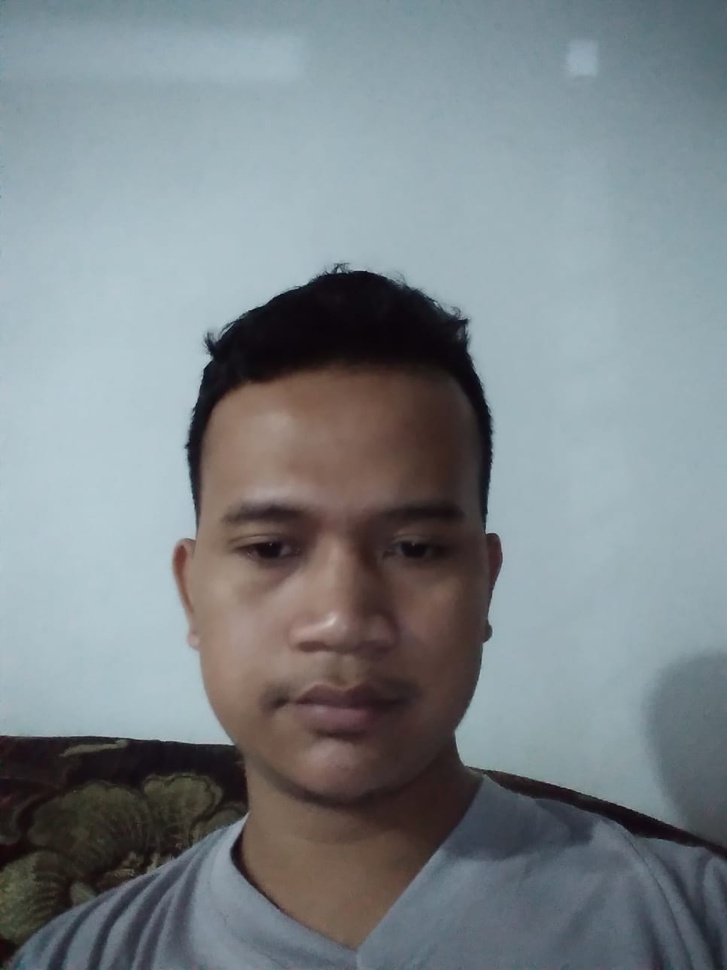
#> input picture recognition_python/data/data_1/photo_1.jpg, 727 x 970 px, shrunk from 966 x 1288 before the run, found by its file name
$ jupyter execute test_segmentasi.ipynb
#> lines starting #> are read from the running program, lines starting #| are printed output that depends on the picture; after the words box and inside, x2 and y2 are one past the last pixel; in counts of white or black regions, pixels touching at a corner belong together; long printed decimals are rounded
[cell 1]
import cv2
import matplotlib.pyplot as plt

def load_image(file_path):
#> called with file_path = 'data/data_1/photo_1.jpg'
    return cv2.imread(file_path)
#> returned value is the input picture: shape (970, 727, 3); mean B, G, R 136.8, 132.6, 124.4

def extract_face(image):
    # Load the pre-trained Haar Cascade face detector
    face_cascade = cv2.CascadeClassifier(cv2.data.haarcascades + 'haarcascade_frontalface_default.xml')

    # Convert the image to grayscale
    gray = cv2.cvtColor(image, cv2.COLOR_BGR2GRAY)

    # Detect faces in the image
    faces = face_cascade.detectMultiScale(gray, scaleFactor=1.1, minNeighbors=5, minSize=(30, 30))
#> faces = [[159, 404, 369, 369]]

    if len(faces) > 0:
        # Assume the largest face in the image is the face of interest
        largest_face = max(faces, key=lambda rect: rect[2] * rect[3])
#> largest_face = [159, 404, 369, 369]
        x, y, w, h = largest_face
#> x = 159; y = 404; w = 369; h = 369
        face = image[y:y+h, x:x+w]
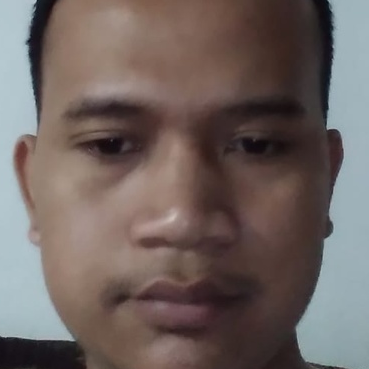
#> face: shape (369, 369, 3); mean B, G, R 96.3, 99.7, 111.5
        return face
    else:
        return None

# Example usage
image_path = "data/data_1/photo_1.jpg"
image = load_image(image_path)
cropped_face = extract_face(image)

if cropped_face is not None:
    plt.imshow(cv2.cvtColor(cropped_face, cv2.COLOR_BGR2RGB))
    plt.axis('off')
    plt.title('Face')
    plt.show()
else:
    print("No face found in the image.")

[cell 2]
from PIL import Image
import numpy as np
import matplotlib.pyplot as plt
from skimage.color import rgb2lab

def load_image(image_path):
#> called with image_path = 'data/data_1/photo_1.jpg'
    img = Image.open(image_path)
    return np.array(img)

def segment_green(image):
    lab_image = rgb2lab(image)
#> lab_image: shape (970, 727, 3) float64; mean of channels 0, 1, 2 54, -1.5, -2.9
    # Saluran A berada di indeks 1
    channel_a = lab_image[:, :, 1]
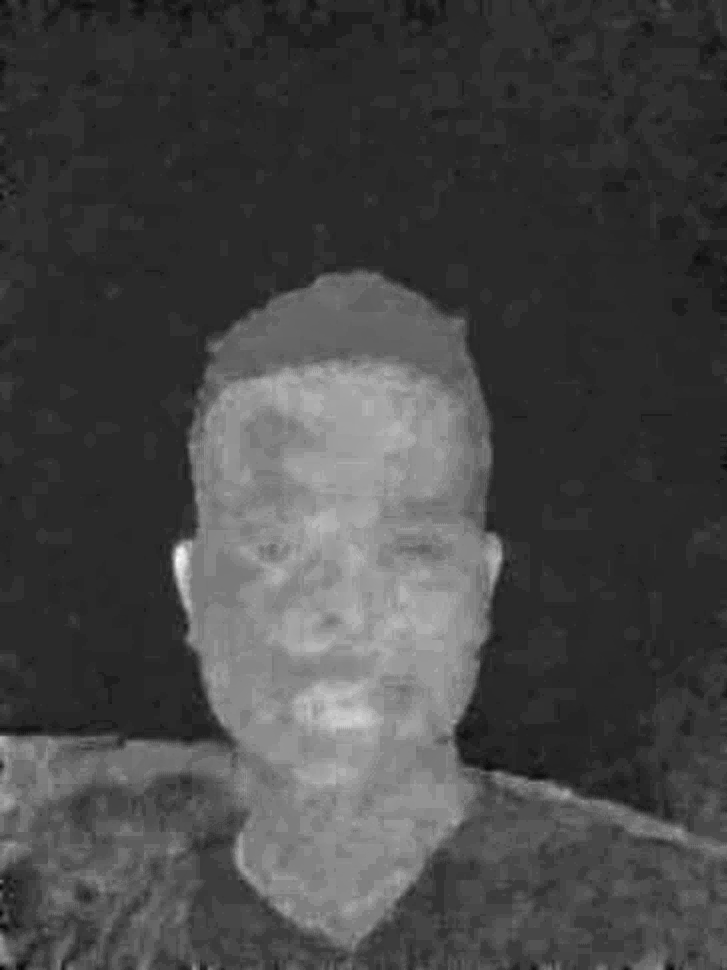
#> channel_a: shape (970, 727) float64; min -10.25, max 21.02, mean -1.5; drawn with min black and max white

    return channel_a

# Main function
def main():
    image_path = 'data/data_1/photo_1.jpg'  # Path to the input image
    image = load_image(image_path)

    # Get channel A values
    channel_a = segment_green(image)

    # Display the original and segmented images
    plt.figure(figsize=(12, 6))
    plt.subplot(1, 2, 1)
    plt.title('Original Image')
    plt.imshow(image)
    plt.axis('off')
    plt.subplot(1, 2, 2)
    plt.title('Channel A')
    plt.imshow(channel_a, cmap='gray')
    plt.axis('off')
    plt.show()
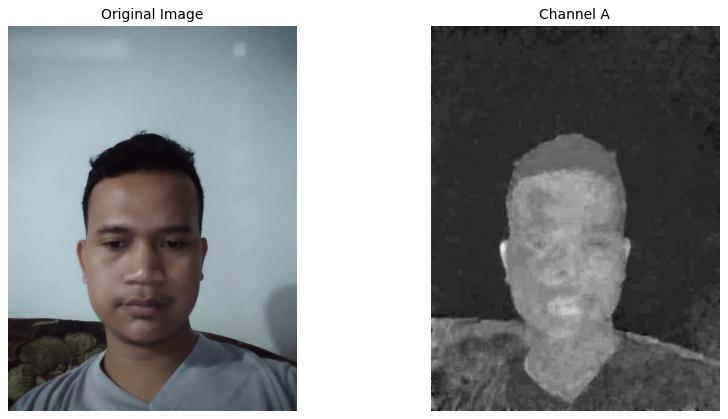
#> figure drawn by matplotlib, 2 panels

main()

[cell 3]
from PIL import Image
import numpy as np

def load_image(image_path):
#> called with image_path = 'data/data_1/photo_1.jpg'
    img = Image.open(image_path)
    img = img.convert('LAB')  # Convert the image to LAB color space
#> img: PIL image 727x970 LAB; mean of channels 0, 1, 2 137.6, 177.9, 191
    return np.array(img)

def segment_image(image_path, threshold=10):
    image_lab = load_image(image_path)
    a_channel = image_lab[:, :, 1]  # Extract the A channel
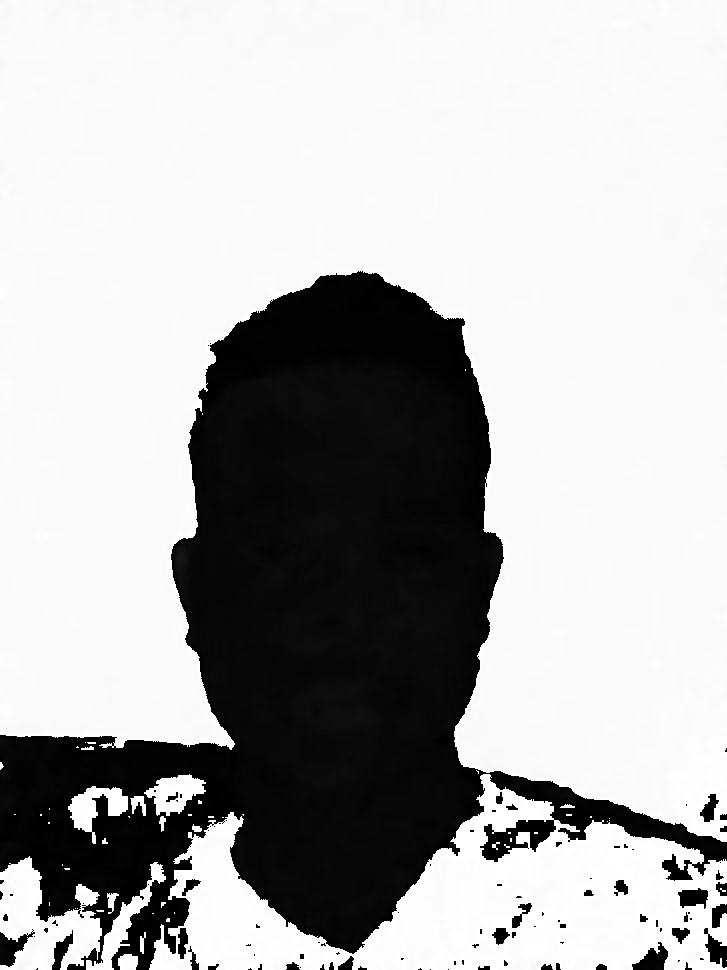
#> a_channel: shape (970, 727); min 0, max 255, mean 177.9

    # Thresholding
    segmented_image = np.where(a_channel > threshold, 255, 0).astype(np.uint8)
#> segmented_image: shape (970, 727); 70.3% white; 103 black regions (63 under 20 px), largest, box (x1, y1, x2, y2) and area: (0, 271, 727, 970) 204069, (0, 929, 35, 967) 594, (632, 942, 668, 970) 544

    return segmented_image

# Main function
def main():
    image_path = 'data/data_1/photo_1.jpg'  # Path to the input image
    threshold = 128  # Threshold value for segmentation
    segmented_image = segment_image(image_path, threshold)

    # Display or save segmented image
    segmented_image = Image.fromarray(segmented_image)
    segmented_image.show()
    # segmented_image.save('segmented_image.jpg')  # Uncomment this line to save the segmented image

main()

[cell 4]
from PIL import Image
import numpy as np
import cv2

def load_image(image_path):
    img = Image.open(image_path)
    img = img.convert('LAB')  # Convert the image to LAB color space
    return np.array(img)

def calculate_mean_std_lab(image):
    image = segment_green(image)
#> in segment_green, `mask = cv2.inRange(c2, low, up)`: mask: shape (970, 727); every value is 0
    # Split the LAB image into channels
    l_channel = image[:,:,0]
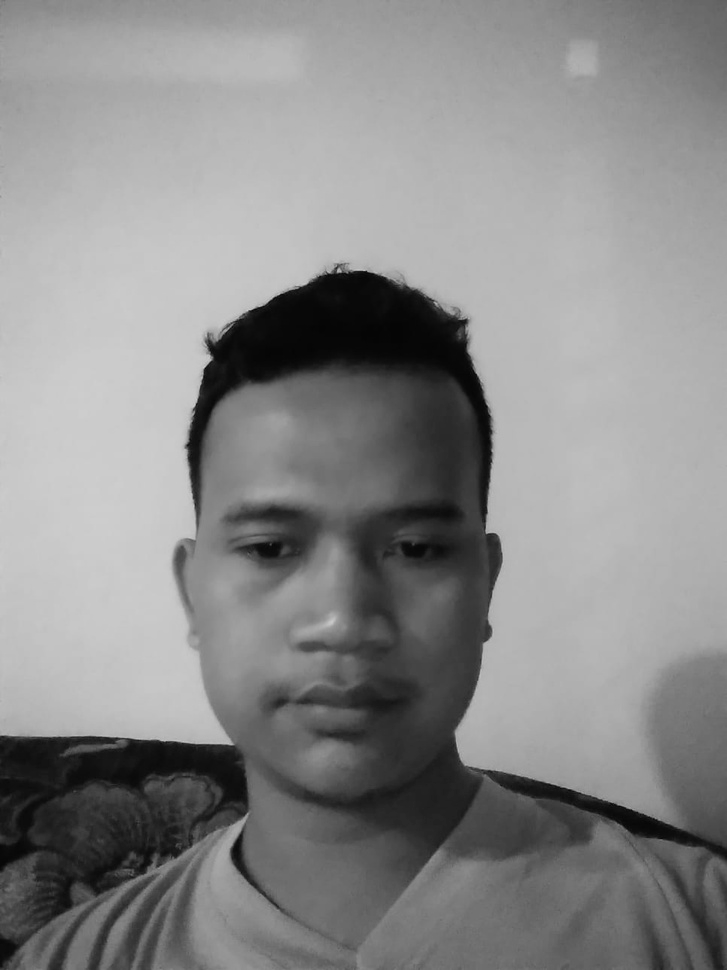
#> l_channel: shape (970, 727); min 5, max 206, mean 137.6
    a_channel = image[:,:,1]
    b_channel = image[:,:,2]
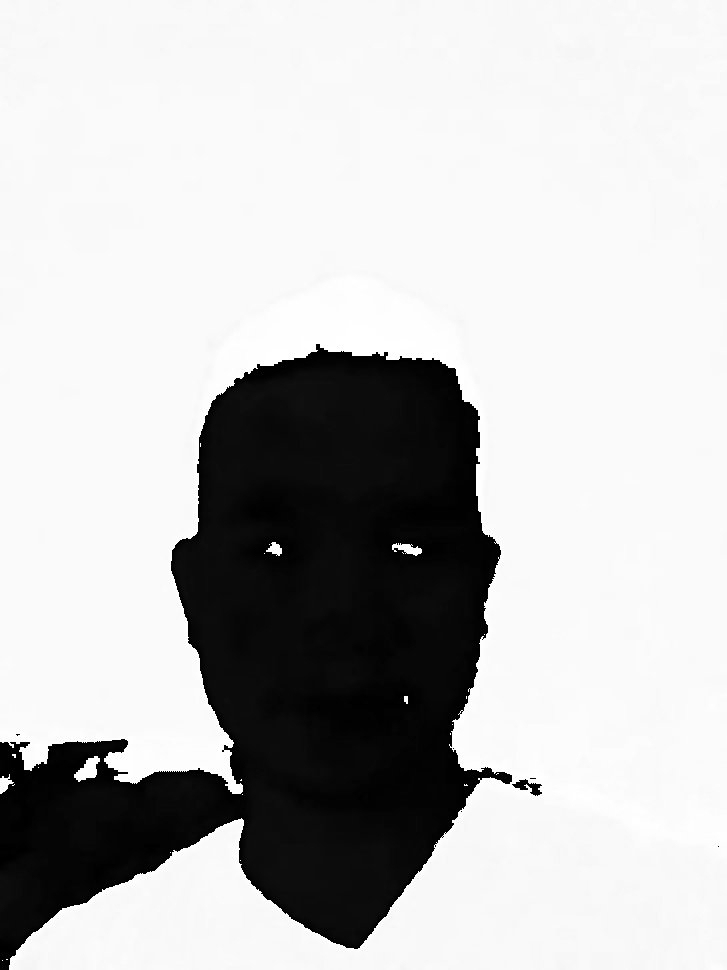
#> b_channel: shape (970, 727); min 0, max 255, mean 191

    # Calculate mean and std for each channel
    mean_l = np.mean(l_channel)
#> mean_l = 137.6
    mean_a = np.mean(a_channel)
#> mean_a = 177.9
    mean_b = np.mean(b_channel)
#> mean_b = 191

    std_l = np.std(l_channel)
#> std_l = 56.55
    std_a = np.std(a_channel)
#> std_a = 111.9
    std_b = np.std(b_channel)
#> std_b = 104.1

    return mean_l, mean_a, mean_b, std_l, std_a, std_b

def segment_green(image):
    lab_image = image
    c2 = lab_image[:, :, 1]
    low = np.array([30])
    up = np.array([126])
    mask = cv2.inRange(c2, low, up)
    img = image
    img[mask>0] = (255, 255, 255)

    return img

# Main function
def main():
    image_path = 'data/data_1/photo_1.jpg'  # Path to the input image
    image = load_image(image_path)

    mean_l, mean_a, mean_b, std_l, std_a, std_b = calculate_mean_std_lab(image)
#> mean_l = 137.6; mean_a = 177.9; mean_b = 191; std_l = 56.55; std_a = 111.9; std_b = 104.1
    print("Mean L:", mean_l)
#| Mean L: 137.579
    print("Mean A:", mean_a)
#| Mean A: 177.927
    print("Mean B:", mean_b)
#| Mean B: 190.990
    print("Std L:", std_l)
#| Std L: 56.554
    print("Std A:", std_a)
#| Std A: 111.914
    print("Std B:", std_b)
#| Std B: 104.090

    segmented_image = segment_green(image)

    # Display the original and segmented images
    plt.figure(figsize=(12, 6))
    plt.subplot(1, 2, 1)
    plt.title('Original Image')
    plt.imshow(cv2.cvtColor(image, cv2.COLOR_LAB2RGB))
    plt.axis('off')
    plt.subplot(1, 2, 2)
    plt.title('Segmented Image (Green)')
    plt.imshow(cv2.cvtColor(segmented_image, cv2.COLOR_LAB2RGB))
    plt.axis('off')
    plt.show()
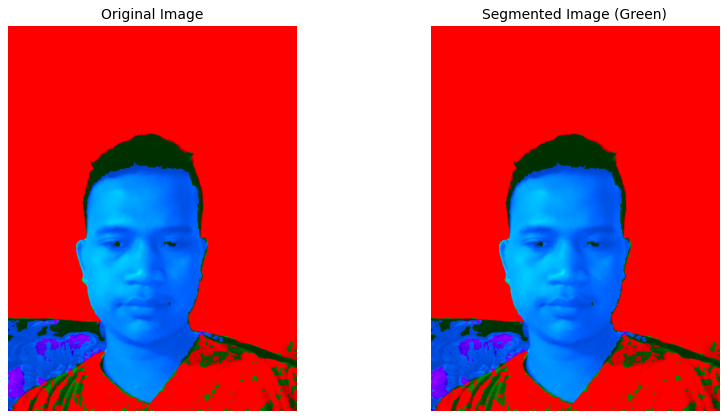
#> figure drawn by matplotlib, 2 panels

main()
